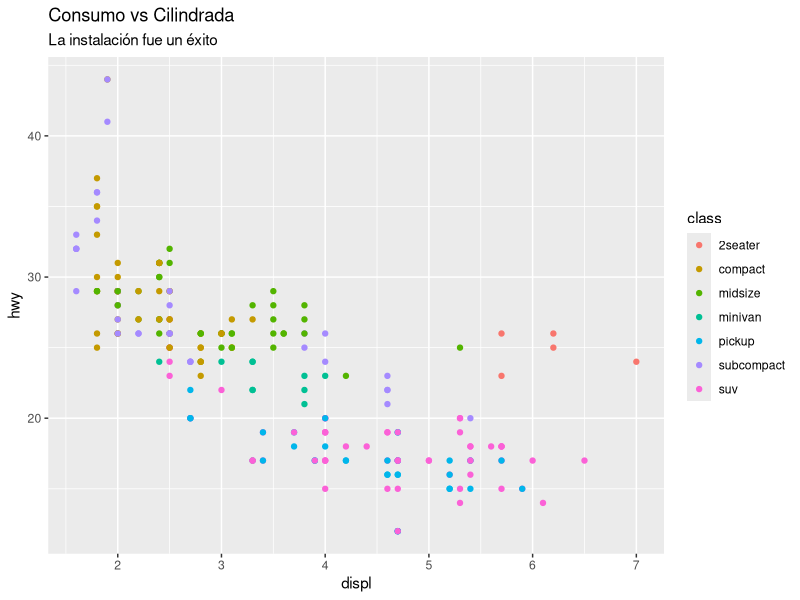

This chart was generated by the following R code:
## ---- chunk 1
#| echo: false
#| eval: true
# Crear un gráfico rápido para verificar que tidyverse funciona
library(tidyverse)
ggplot(data = mpg) + 
geom_point(mapping=aes(x = displ, y = hwy, color = class))+ 
labs(title="Consumo vs Cilindrada",
       subtitle = "La instalación fue un éxito")
